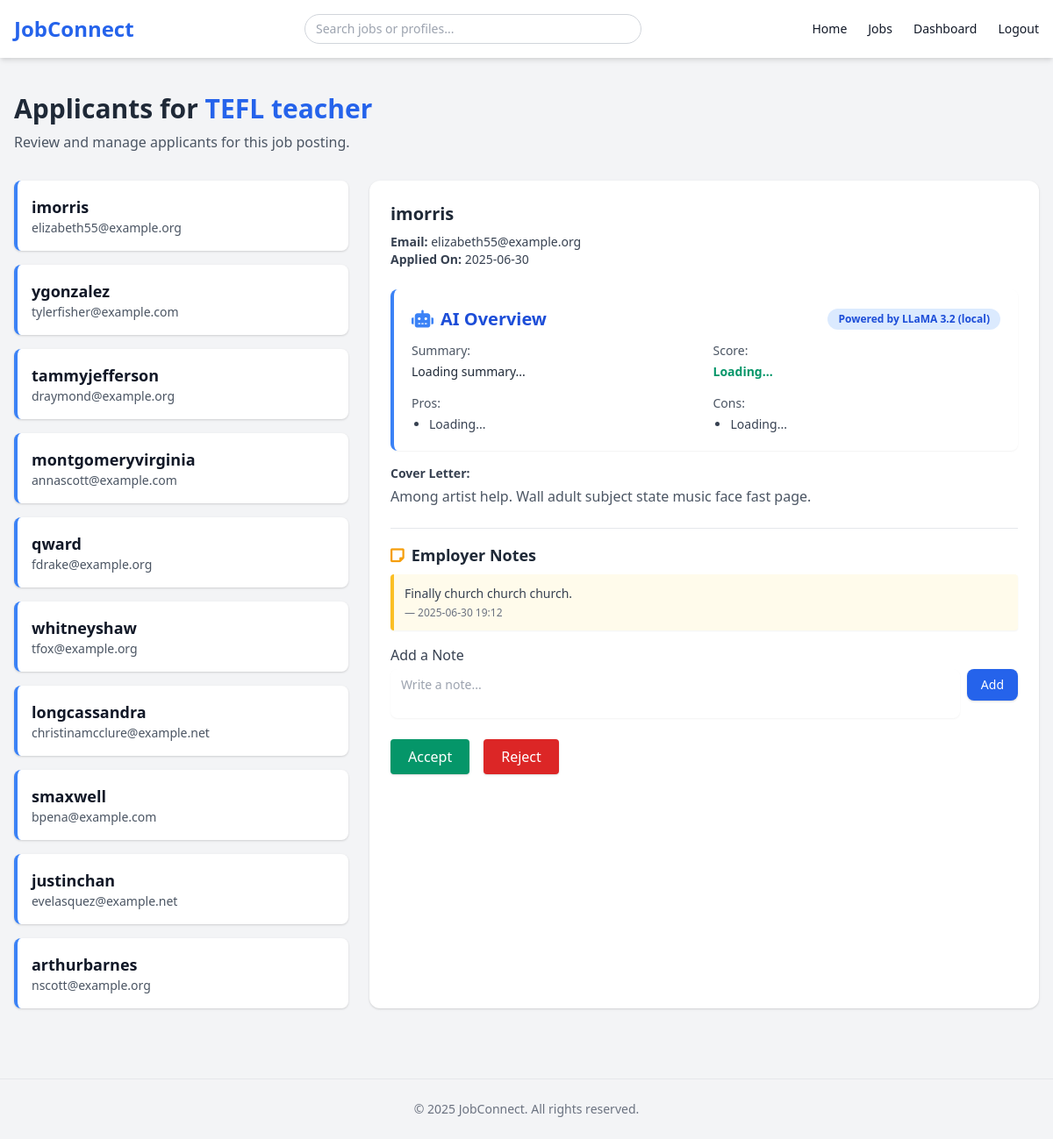
The page /view-applicants/2 (signed in) on the database its author committed.
### app.py (models this page shows, shortened)
class JobPosting(db.Model):
    id = db.Column(db.Integer, primary_key=True)
    title = db.Column(db.String(100), nullable=False)
    location = db.Column(db.String(100), nullable=False)
    description = db.Column(db.Text, nullable=False)
    qualifications = db.Column(db.Text, nullable=False)
    deadline = db.Column(db.String(50), nullable=False)
    posted_by = db.Column(db.Integer, db.ForeignKey('user.id'), nullable=True)
    approved = db.Column(db.Boolean, default=False)
    application_questions = db.Column(db.Text, nullable=True)
    flagged = db.Column(db.Boolean, default=False)
    school = db.Column(db.String(100), nullable=True)
    employer = db.relationship('User', backref='job_postings', lazy=True)

class JobApplication(db.Model):
    id = db.Column(db.Integer, primary_key=True)
    job_id = db.Column(db.Integer, db.ForeignKey('job_posting.id'), nullable=False)
    user_id = db.Column(db.Integer, db.ForeignKey('user.id'), nullable=False)
    cover_letter = db.Column(db.Text, nullable=True)
    resume_url = db.Column(db.String(300), nullable=True)
    resume_filename = db.Column(db.String(100), nullable=True) # ✅ Add this line
    resume_data = db.Column(db.LargeBinary, nullable=True)  # ✅ Add this line
    status = db.Column(db.String(50), default='pending')
    timestamp = db.Column(db.DateTime, default=datetime.utcnow)
    created_at = db.Column(db.DateTime, default=datetime.utcnow)  # ✅ Add this line
    job = db.relationship('JobPosting', backref='applications', lazy=True)
    student = db.relationship('User', backref='applications', lazy=True)

class User(UserMixin, db.Model):
    id = db.Column(db.Integer, primary_key=True)
    username = db.Column(db.String(100), unique=True, nullable=False)
    password = db.Column(db.String(100), nullable=False)
    email = db.Column(db.String(120), unique=True, nullable=True)
    role = db.Column(db.String(20), nullable=False)  # 'admin', 'employer', 'student'
    approved = db.Column(db.Boolean, default=False)
    school = db.Column(db.String(120), nullable=True)
    name = db.Column(db.String(100), nullable=True)
    bio = db.Column(db.Text, nullable=True)
    profile_pic_url = db.Column(db.String(300), nullable=True)
    phone = db.Column(db.String(20), nullable=True)
    grade_level = db.Column(db.String(10), nullable=True)
    resume_link = db.Column(db.String(200), nullable=True)
    skills = db.Column(db.Text, nullable=True)
    company_name = db.Column(db.String(100), nullable=True)
    company_website = db.Column(db.String(200), nullable=True)
    job_title = db.Column(db.String(120), nullable=True)
    request_reason = db.Column(db.Text, nullable=True)
    created_at = db.Column(db.DateTime, default=datetime.utcnow)

class EmployerNote(db.Model):
    __tablename__ = 'employer_note'
    __table_args__ = {'extend_existing': True}
    id = db.Column(db.Integer, primary_key=True)
    application_id = db.Column(db.Integer, db.ForeignKey('job_application.id'), nullable=False)
    employer_id = db.Column(db.Integer, db.ForeignKey('user.id'), nullable=False)
    student_id = db.Column(db.Integer, db.ForeignKey('user.id'), nullable=False)
    job_id = db.Column(db.Integer, db.ForeignKey('job_posting.id'), nullable=False)
    note = db.Column(db.Text, nullable=False)
    created_at = db.Column(db.DateTime, default=db.func.current_timestamp())
    timestamp = db.Column(db.DateTime, default=datetime.utcnow)  # ✅ Add this line
    employer = db.relationship('User', foreign_keys=[employer_id])
    student = db.relationship('User', foreign_keys=[student_id])
    job = db.relationship('JobPosting', backref=db.backref('employer_notes', lazy=True))

### app.py (the view)
@app.route('/view-applicants/<int:job_id>', methods=['GET'])
@login_required
def view_applicants(job_id):
    if current_user.role != 'employer':
        flash('Access restricted to employers only.', 'error')
        return redirect(url_for('index'))
    employer_jobs = JobPosting.query.filter_by(posted_by=current_user.id).all()
    job_ids = [job.id for job in employer_jobs]
    job = JobPosting.query.get_or_404(job_id)
    if job.id not in job_ids:
        flash('You do not have permission to view applicants for this job.', 'error')
        return redirect(url_for('employer_dashboard'))
    applications = JobApplication.query.filter_by(job_id=job.id).all()
    for app in applications:
        app.notes = EmployerNote.query.filter_by(application_id=app.id).order_by(EmployerNote.created_at.desc()).all()
    return render_template('view_applicants.html', job=job, applications=applications)

### app.py (called while the page is built, shortened)
@app.before_request
def create_tables():
    db.create_all()

@app.before_request
def ensure_school_admins():
    if request.endpoint and not request.endpoint.startswith('static'):
        school_admins = [
            {
                "username": "admin_jordan",
                "password": "admin123",
                "email": "jordan_admin@example.com",
                "school": "Jordan High School"
            },
        ]
        for admin in school_admins:
            existing_admin = User.query.filter_by(username=admin["username"]).first()
        db.session.commit()

@login_manager.user_loader
def load_user(user_id):
    if not user_id:
        print("Debug: Received user_id=None in load_user function")
        return None  # Return None if user_id is invalid
    try:
        return User.query.get(int(user_id))
    except ValueError:
        print(f"Debug: Invalid user_id={user_id}")
        return None

@app.context_processor
def inject_now():
    return {'now': datetime.utcnow}

### templates/view_applicants.html (shortened to what this page needs)
<!DOCTYPE html>
<html lang="en">
<head>
  <link href="https://cdn.jsdelivr.net/npm/tailwindcss@2.2.19/dist/tailwind.min.css" rel="stylesheet">
  <link rel="stylesheet" href="https://cdnjs.cloudflare.com/ajax/libs/font-awesome/6.0.0/css/all.min.css">
</head>
<body class="bg-gray-100 text-gray-900 font-sans">
<nav class="bg-white shadow-md sticky top-0 z-50">
  <div class="max-w-7xl mx-auto px-4 py-4 flex justify-between items-center">
    <a href="{{ url_for('index') }}" class="text-2xl font-bold text-blue-600">JobConnect</a>
    <div class="relative w-96">
      <input
        type="text"
        id="liveSearchInput"
        placeholder="Search jobs or profiles..."
        class="px-3 py-1.5 rounded-full border border-gray-300 focus:outline-none focus:ring-2 focus:ring-blue-500 text-sm w-full"
        oninput="fetchSuggestions(this.value)"
        autocomplete="off"
      >
    </div>
    <ul class="flex space-x-6 items-center text-sm font-medium">
      <li><a href="{{ url_for('index') }}" class="hover:text-blue-600 transition">Home</a></li>
      <li><a href="{{ url_for('approved_postings') }}" class="hover:text-blue-600 transition">Jobs</a></li>
      {% if current_user.is_authenticated %}
        {% if current_user.role == 'admin' %}
          <li><a href="{{ url_for('admin_panel') }}" class="hover:text-blue-600">Dashboard</a></li>
        {% elif current_user.role == 'employer' %}
          <li><a href="{{ url_for('employer_dashboard') }}" class="hover:text-blue-600">Dashboard</a></li>
        {% elif current_user.role == 'student' %}
          <li><a href="{{ url_for('student_dashboard') }}" class="text-blue-600 font-semibold">My Dashboard</a></li>
        {% endif %}
        <li><a href="{{ url_for('logout') }}" class="hover:text-red-500 transition">Logout</a></li>
      {% else %}
        <li><a href="{{ url_for('login') }}" class="hover:text-blue-600 transition">Login</a></li>
        <li><a href="{{ url_for('register') }}" class="hover:text-blue-600 transition">Register</a></li>
      {% endif %}
    </ul>
  </div>
</nav>
  <main class="max-w-7xl mx-auto px-4 py-10">
    <div class="mb-8">
      <h1 class="text-3xl font-bold text-gray-800">Applicants for <span class="text-blue-600">{{ job.title }}</span></h1>
      <p class="text-gray-600 mt-2">Review and manage applicants for this job posting.</p>
    </div>
    {% if applications %}
    <div class="flex flex-col md:flex-row gap-6">
      <div class="md:w-1/3 space-y-4">
        {% for application in applications %}
        <button
  onclick="showApplicant('{{ application.id }}')"
  class="w-full text-left bg-white rounded-lg shadow hover:shadow-md transition p-4 border-l-4 border-blue-500"
  data-id="{{ application.id }}"
  data-cover="{{ application.cover_letter }}"
  data-skills="{{ application.student.skills | default('', true) }}"
>
          <h3 class="font-bold text-lg">{{ application.student.username }}</h3>
          <p class="text-sm text-gray-600">{{ application.student.email }}</p>
        </button>
        {% endfor %}
      </div>
      <div class="md:w-2/3 bg-white rounded-xl shadow p-6">
        {% for application in applications %}
        <div id="detail-{{ application.id }}" class="applicant-detail {% if not loop.first %}hidden{% endif %}">
          <h2 class="text-xl font-bold text-gray-800 mb-2">{{ application.student.username }}</h2>
          <p class="text-sm text-gray-700"><strong>Email:</strong> {{ application.student.email }}</p>
          <p class="text-sm text-gray-700"><strong>Applied On:</strong> {{ application.created_at.strftime('%Y-%m-%d') }}</p>
          <div class="bg-white border-l-4 border-blue-500 p-5 rounded-lg shadow-sm mt-6">
  <div class="flex items-center justify-between mb-3">
    <h3 class="text-xl font-semibold text-blue-700 flex items-center gap-2">
      <i class="fas fa-robot text-blue-500"></i> AI Overview
    </h3>
    <span class="bg-blue-100 text-blue-700 text-xs font-semibold px-3 py-1 rounded-full">
      Powered by LLaMA 3.2 (local)
    </span>
  </div>
  <div class="grid md:grid-cols-2 gap-4">
    <div>
      <p class="text-sm font-medium text-gray-600 mb-1">Summary:</p>
      <p class="text-sm text-gray-800" id="ai-summary-{{ application.id }}">Loading summary...</p>
    </div>
    <div>
      <p class="text-sm font-medium text-gray-600 mb-1">Score:</p>
      <p class="text-sm text-green-600 font-bold" id="ai-score-{{ application.id }}">Loading...</p>
    </div>
    <div>
      <p class="text-sm font-medium text-gray-600 mb-1">Pros:</p>
      <ul id="ai-pros-{{ application.id }}" class="list-disc pl-5 text-sm text-gray-700 space-y-1">
        <li>Loading...</li>
      </ul>
    </div>
    <div>
      <p class="text-sm font-medium text-gray-600 mb-1">Cons:</p>
      <ul id="ai-cons-{{ application.id }}" class="list-disc pl-5 text-sm text-gray-700 space-y-1">
        <li>Loading...</li>
      </ul>
    </div>
  </div>
</div>
          <p class="text-sm text-gray-700 mt-4"><strong>Cover Letter:</strong></p>
<p class="mt-1 text-gray-600">{{ application.cover_letter }}</p>
{% if application.notes %}
<div class="mt-6 border-t pt-4">
  <h3 class="text-lg font-semibold text-gray-800 mb-2 flex items-center gap-2">
    <i class="fas fa-sticky-note text-yellow-500"></i> Employer Notes
  </h3>
  <div class="space-y-4">
    {% for note in application.notes %}
    <div class="bg-yellow-50 border-l-4 border-yellow-400 p-3 rounded shadow-sm">
      <div class="text-sm text-gray-700">{{ note.note }}</div>
      <div class="text-xs text-gray-500 mt-1">— {{ note.created_at.strftime('%Y-%m-%d %H:%M') }}</div>
    </div>
    {% endfor %}
  </div>
</div>
{% endif %}
<div class="mt-4">
  <h4 class="text-md font-medium text-gray-700 mb-1">Add a Note</h4>
  <div class="flex items-start gap-2">
    <textarea id="note-input-{{ application.id }}" class="w-full rounded-lg border-gray-300 shadow-sm text-sm px-3 py-2 focus:outline-none focus:ring-2 focus:ring-blue-400 resize-none" rows="2" placeholder="Write a note..."></textarea>
    <button onclick="submitNote({{ application.id }})" class="bg-blue-600 hover:bg-blue-700 text-white px-4 py-2 rounded-lg text-sm shadow">
      Add
    </button>
  </div>
</div>
<div class="mt-6 flex gap-4">
  <button onclick="handleDecision({{ application.id }}, 'accepted')" class="bg-green-600 hover:bg-green-700 text-white px-5 py-2 rounded shadow">
    Accept
  </button>
  <button onclick="handleDecision({{ application.id }}, 'rejected')" class="bg-red-600 hover:bg-red-700 text-white px-5 py-2 rounded shadow">
    Reject
  </button>
</div>
        </div>
        {% endfor %}
      </div>
    </div>
    {% else %}
    <div class="bg-yellow-50 border-l-4 border-yellow-400 p-4 rounded-xl text-yellow-800">
      No applicants have applied for this job yet.
    </div>
    {% endif %}
  </main>
  <footer class="text-center text-sm text-gray-500 py-6 border-t mt-10">
    &copy; {{ now().year }} JobConnect. All rights reserved.
  </footer>
</body>
</html>

### rows shown on the page
JobPosting: title "TEFL teacher"
JobApplication: student.username "imorris", student.email "elizabeth55@example.org", created_at "2025-06-30", cover_letter "Among artist help. Wall adult subject state music face fast page.", id "Write a note..."
JobApplication: student.username "ygonzalez", student.email "tylerfisher@example.com"
JobApplication: student.username "tammyjefferson", student.email "draymond@example.org"
JobApplication: student.username "montgomeryvirginia", student.email "annascott@example.com"
JobApplication: student.username "qward", student.email "fdrake@example.org"
JobApplication: student.username "whitneyshaw", student.email "tfox@example.org"
JobApplication: student.username "longcassandra", student.email "christinamcclure@example.net"
JobApplication: student.username "smaxwell", student.email "bpena@example.com"
JobApplication: student.username "justinchan", student.email "evelasquez@example.net"
JobApplication: student.username "arthurbarnes", student.email "nscott@example.org"
EmployerNote: note "Finally church church church.", created_at "2025-06-30 19:12"
